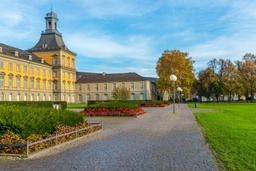
#> input picture Sheet01/bonn.jpg, 256 x 171 px, shrunk from 758 x 506 before the run; the run also reads 1 picture not shown here
$ python q2_solution.py
#> lines starting #> are read from the running program, lines starting #| are printed output that depends on the picture
import cv2
import numpy as np
import time
import matplotlib.pyplot as plt
from skimage.metrics import peak_signal_noise_ratio

# ==============================================================================
# 0. Setup and Image Loading
# ==============================================================================
print("--- 0. Setup: Loading Images ---")

'''
Load the clean (bonn.jpg) and noisy (bonn_noisy.jpg) images.
Convert them to grayscale, normalize to [0,1], and compute baseline PSNR.
'''

# --- Load Images ---
original_img_color = cv2.imread("bonn.jpg")                              # Load original
#> original_img_color is the input picture: shape (171, 256, 3); mean B, G, R 130.5, 143, 125.4
original_img_gray = cv2.cvtColor(original_img_color, cv2.COLOR_BGR2GRAY)  # Convert to gray
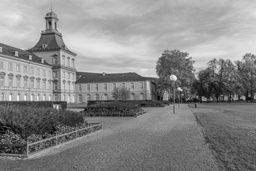
#> original_img_gray: shape (171, 256); min 3, max 252, mean 136.3

noisy_img_color = cv2.imread("bonn_noisy.jpg")                            # Load noisy
noisy_img = cv2.cvtColor(noisy_img_color, cv2.COLOR_BGR2GRAY)             # Convert to gray
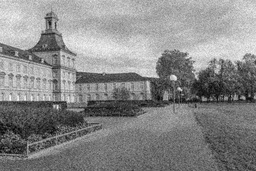
#> noisy_img: shape (171, 256); min 0, max 255, mean 135.8

# Normalize to float range [0,1]
original_img_float_01 = original_img_gray.astype(np.float32) / 255.0
noisy_img_float_01 = noisy_img.astype(np.float32) / 255.0

# --- Compute PSNR of noisy image ---
psnr_noisy = peak_signal_noise_ratio(original_img_gray, noisy_img, data_range=255)
#> psnr_noisy = 28.8
print(f"PSNR of noisy image: {psnr_noisy:.2f} dB")
#| PSNR of noisy image: 28.80 dB

# Display Original vs Noisy
plt.figure(figsize=(10, 4))
plt.subplot(1, 2, 1)
plt.imshow(original_img_gray, cmap="gray")
plt.title("Original Image")
plt.axis("off")

plt.subplot(1, 2, 2)
plt.imshow(noisy_img, cmap="gray")
plt.title("Noisy Image")
plt.axis("off")
plt.show()
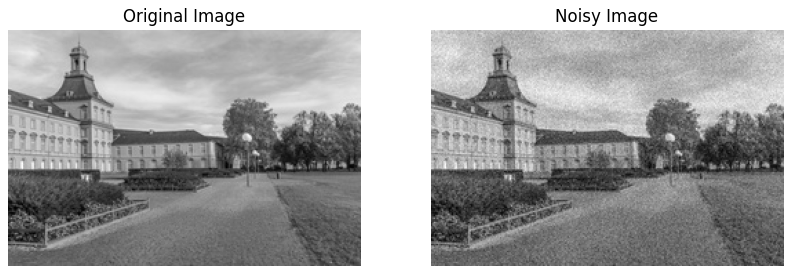
#> figure drawn by matplotlib, 2 panels

# ==============================================================================
# Custom Filter Definitions (for parts a, b, c)
# ==============================================================================

def custom_gaussian_filter(image, kernel_size, sigma):
    """
    Custom Gaussian Filter
    Creates a Gaussian kernel manually and performs convolution pixel by pixel.
    """
    k = kernel_size // 2

    # Step 1: Create Gaussian kernel
    ax = np.arange(-k, k + 1)
    xx, yy = np.meshgrid(ax, ax)
    kernel = np.exp(-(xx**2 + yy**2) / (2 * sigma**2))
    kernel /= np.sum(kernel)  # Normalize so sum = 1

    # Step 2: Reflect padding for border handling
    padded = np.pad(image, k, mode="reflect")
    filtered = np.zeros_like(image)

    # Step 3: Manual convolution
    for i in range(image.shape[0]):
        for j in range(image.shape[1]):
            region = padded[i:i + kernel_size, j:j + kernel_size]
            filtered[i, j] = np.sum(region * kernel)
    return filtered


def custom_median_filter(image, kernel_size):
    """
    Custom Median Filter
    Replaces each pixel with the median of its neighborhood.
    """
    k = kernel_size // 2
    padded = np.pad(image, k, mode="reflect")
    filtered = np.zeros_like(image)

    for i in range(image.shape[0]):
        for j in range(image.shape[1]):
            region = padded[i:i + kernel_size, j:j + kernel_size]
            filtered[i, j] = np.median(region)
    return filtered


def custom_bilateral_filter(image, d, sigma_color, sigma_space):
    """
    Custom Bilateral Filter
    Edge-preserving filter using spatial + intensity weighting.
    """
    pad = d // 2
    padded = np.pad(image, pad, mode="reflect")
    filtered = np.zeros_like(image)

    # Precompute spatial Gaussian for distance
    x, y = np.mgrid[-pad:pad + 1, -pad:pad + 1]
    spatial = np.exp(-(x**2 + y**2) / (2 * sigma_space**2))

    for i in range(image.shape[0]):
        for j in range(image.shape[1]):
            region = padded[i:i + d, j:j + d]
            center_val = padded[i + pad, j + pad]
            intensity = np.exp(-((region - center_val) ** 2) / (2 * sigma_color**2))
            weights = spatial * intensity
            weights /= np.sum(weights)
            filtered[i, j] = np.sum(region * weights)
    return filtered


# ==============================================================================
# 1. Filter Application (Parts a, b, c)
# ==============================================================================
print("\n--- 1. Filter Application (Parts a, b, c) ---")

# Default parameters
K_DEFAULT = 7
S_DEFAULT = 2.0
D_DEFAULT = 9
SC_DEFAULT = 75
SS_DEFAULT = 75

# -------------------------- a) Gaussian Filter --------------------------
print("a) Applying Gaussian Filter...")

# OpenCV Gaussian filter
denoised_gaussian_cv2 = cv2.GaussianBlur(noisy_img_float_01, (K_DEFAULT, K_DEFAULT), S_DEFAULT)
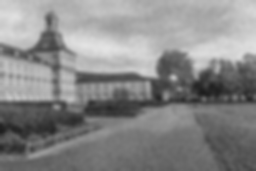
#> denoised_gaussian_cv2: shape (171, 256) float32; min 0.115, max 0.895, mean 0.533
psnr_gaussian_cv2 = peak_signal_noise_ratio(original_img_float_01, denoised_gaussian_cv2, data_range=1)
#> psnr_gaussian_cv2 = 25.61

# Custom Gaussian
denoised_gaussian_custom = custom_gaussian_filter(noisy_img_float_01, K_DEFAULT, S_DEFAULT)
#> in custom_gaussian_filter, `padded = np.pad(image, k, mode="reflect")`:
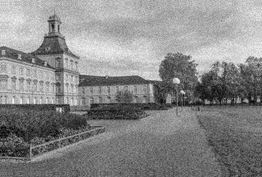
#> padded: shape (177, 262) float32; min 0, max 1, mean 0.533
psnr_gaussian_custom = peak_signal_noise_ratio(original_img_float_01, denoised_gaussian_custom, data_range=1)
#> psnr_gaussian_custom = 25.61

print(f"PSNR Gaussian (cv2): {psnr_gaussian_cv2:.2f} dB")
#| PSNR Gaussian (cv2): 25.61 dB
print(f"PSNR Gaussian (custom): {psnr_gaussian_custom:.2f} dB")
#| PSNR Gaussian (custom): 25.61 dB

# Visualization
plt.figure(figsize=(12, 4))
plt.subplot(1, 3, 1); plt.imshow(noisy_img_float_01, cmap='gray'); plt.title("Noisy"); plt.axis("off")
plt.subplot(1, 3, 2); plt.imshow(denoised_gaussian_cv2, cmap='gray'); plt.title("Gaussian (cv2)"); plt.axis("off")
plt.subplot(1, 3, 3); plt.imshow(denoised_gaussian_custom, cmap='gray'); plt.title("Gaussian (Custom)"); plt.axis("off")
plt.show()

# -------------------------- b) Median Filter --------------------------
print("\nb) Applying Median Filter...")

# OpenCV Median filter
denoised_median_cv2 = cv2.medianBlur((noisy_img_float_01 * 255).astype(np.uint8), K_DEFAULT)
denoised_median_cv2 = denoised_median_cv2.astype(np.float32) / 255.0
psnr_median_cv2 = peak_signal_noise_ratio(original_img_float_01, denoised_median_cv2, data_range=1)
#> psnr_median_cv2 = 25.02

# Custom Median
denoised_median_custom = custom_median_filter(noisy_img_float_01, K_DEFAULT)
psnr_median_custom = peak_signal_noise_ratio(original_img_float_01, denoised_median_custom, data_range=1)
#> psnr_median_custom = 24.99

print(f"PSNR Median (cv2): {psnr_median_cv2:.2f} dB")
#| PSNR Median (cv2): 25.02 dB
print(f"PSNR Median (custom): {psnr_median_custom:.2f} dB")
#| PSNR Median (custom): 24.99 dB

plt.figure(figsize=(12, 4))
plt.subplot(1, 3, 1); plt.imshow(noisy_img_float_01, cmap='gray'); plt.title("Noisy"); plt.axis("off")
plt.subplot(1, 3, 2); plt.imshow(denoised_median_cv2, cmap='gray'); plt.title("Median (cv2)"); plt.axis("off")
plt.subplot(1, 3, 3); plt.imshow(denoised_median_custom, cmap='gray'); plt.title("Median (Custom)"); plt.axis("off")
plt.show()

# -------------------------- c) Bilateral Filter --------------------------
print("\nc) Applying Bilateral Filter...")

# OpenCV Bilateral
denoised_bilateral_cv2 = cv2.bilateralFilter(noisy_img_float_01, D_DEFAULT, SC_DEFAULT / 255.0, SS_DEFAULT)
psnr_bilateral_cv2 = peak_signal_noise_ratio(original_img_float_01, denoised_bilateral_cv2, data_range=1)
#> psnr_bilateral_cv2 = 26.31

# Custom Bilateral (slower)
denoised_bilateral_custom = custom_bilateral_filter(noisy_img_float_01, 7, 0.1, 3)
psnr_bilateral_custom = peak_signal_noise_ratio(original_img_float_01, denoised_bilateral_custom, data_range=1)
#> psnr_bilateral_custom = 30.78

print(f"PSNR Bilateral (cv2): {psnr_bilateral_cv2:.2f} dB")
#| PSNR Bilateral (cv2): 26.31 dB
print(f"PSNR Bilateral (custom): {psnr_bilateral_custom:.2f} dB")
#| PSNR Bilateral (custom): 30.78 dB

plt.figure(figsize=(12, 4))
plt.subplot(1, 3, 1); plt.imshow(noisy_img_float_01, cmap='gray'); plt.title("Noisy"); plt.axis("off")
plt.subplot(1, 3, 2); plt.imshow(denoised_bilateral_cv2, cmap='gray'); plt.title("Bilateral (cv2)"); plt.axis("off")
plt.subplot(1, 3, 3); plt.imshow(denoised_bilateral_custom, cmap='gray'); plt.title("Bilateral (Custom)"); plt.axis("off")
plt.show()

# ==============================================================================
# 2. Performance Comparison (Part d)
# ==============================================================================
print("\n--- d) Performance Comparison ---")

# Collect PSNR values
psnr_results = {
    "Gaussian": psnr_gaussian_cv2,
    "Median": psnr_median_cv2,
    "Bilateral": psnr_bilateral_cv2
}
#> psnr_results = {'Gaussian': 25.61, 'Median': 25.02, 'Bilateral': 26.31}

best_filter = max(psnr_results, key=psnr_results.get)
#> best_filter = 'Bilateral'
print("\nPSNR Results:")
for k, v in psnr_results.items():
    print(f"{k:10s}: {v:.2f} dB")
#> this loop made 3 passes
#> (k, v) on passes 1 to 3: ('Gaussian', 25.61), ('Median', 25.02), ('Bilateral', 26.31)
#| Gaussian  : 25.61 dB
#| Median    : 25.02 dB
#| Bilateral : 26.31 dB
print(f"\nBest performing filter: {best_filter}")
#| Best performing filter: Bilateral

# Display side-by-side comparison
plt.figure(figsize=(12, 4))
plt.subplot(1, 3, 1); plt.imshow(denoised_gaussian_cv2, cmap='gray'); plt.title("Gaussian"); plt.axis("off")
plt.subplot(1, 3, 2); plt.imshow(denoised_median_cv2, cmap='gray'); plt.title("Median"); plt.axis("off")
plt.subplot(1, 3, 3); plt.imshow(denoised_bilateral_cv2, cmap='gray'); plt.title("Bilateral"); plt.axis("off")
plt.show()

# ==============================================================================
# 3. Parameter Optimization (Part e)
# ==============================================================================
print("\n--- e) Parameter Optimization ---")

def run_optimization(original_img, noisy_img):
    """
    Simple brute-force search for best PSNR by varying filter parameters.
    """
    best = {}

    # Gaussian
    best_psnr, best_k, best_sigma = 0, None, None
    for k in [3, 5, 7, 9]:
        for sigma in [0.5, 1, 1.5, 2]:
            out = cv2.GaussianBlur(noisy_img, (k, k), sigma)
            p = peak_signal_noise_ratio(original_img, out, data_range=1)
            if p > best_psnr:
                best_psnr, best_k, best_sigma = p, k, sigma
    best["Gaussian"] = (best_psnr, best_k, best_sigma)

    # Median
    best_psnr, best_k = 0, None
    for k in [3, 5, 7, 9]:
        out = cv2.medianBlur((noisy_img * 255).astype(np.uint8), k)
        out = out.astype(np.float32) / 255.0
        p = peak_signal_noise_ratio(original_img, out, data_range=1)
        if p > best_psnr:
            best_psnr, best_k = p, k
    best["Median"] = (best_psnr, best_k)

    # Bilateral
    best_psnr, best_d, best_sc, best_ss = 0, None, None, None
    for d in [5, 9]:
        for sc in [25, 50, 75]:
            for ss in [25, 50, 75]:
                out = cv2.bilateralFilter(noisy_img, d, sc / 255.0, ss)
                p = peak_signal_noise_ratio(original_img, out, data_range=1)
                if p > best_psnr:
                    best_psnr, best_d, best_sc, best_ss = p, d, sc, ss
    best["Bilateral"] = (best_psnr, best_d, best_sc, best_ss)

    return best

# Run optimization
opt_results = run_optimization(original_img_float_01, noisy_img_float_01)
#> after the loop in run_optimization, `for k in [3, 5, 7, 9]:`: best_k = 5; best_psnr = 30.92; best_sigma = 0.5
#> the loop in run_optimization, `for k in [3, 5, 7, 9]:` made 4 passes
#> (p, best_psnr, best_k) on pass 1: (28.27, 28.27, 3)
#> p on passes 2 to 4: 26.18, 25.02, 24.25
#> pass 1, in run_optimization, `out = cv2.medianBlur((noisy_img * 255).astype(np.uint8), k)`:
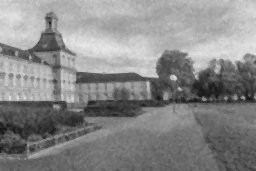
#> out: shape (171, 256); min 21, max 232, mean 135.9
#> after the loop in run_optimization, `for k in [3, 5, 7, 9]:`: best_k = 3; best_psnr = 28.27
#> after the loop in run_optimization, `for d in [5, 9]:`: best_d = 5; best_psnr = 31.52; best_sc = 25
#> opt_results = {'Gaussian': (30.92, 5, 0.5), 'Median': (28.27, 3), 'Bilateral': (31.52, 5, 25, 25)}

print("\nOptimal Parameters and PSNR:")
for k, v in opt_results.items():
    print(f"{k:10s} -> PSNR: {v[0]:.2f} | Params: {v[1:]}")
#> this loop made 3 passes
#| Gaussian   -> PSNR: 30.92 | Params: (5, 0.5)
#| Median     -> PSNR: 28.27 | Params: (3,)
#| Bilateral  -> PSNR: 31.52 | Params: (5, 25, 25)

# Apply optimal filters
opt_g = cv2.GaussianBlur(noisy_img_float_01, (opt_results["Gaussian"][1], opt_results["Gaussian"][1]), opt_results["Gaussian"][2])
opt_m = cv2.medianBlur((noisy_img_float_01 * 255).astype(np.uint8), opt_results["Median"][1]).astype(np.float32) / 255.0
opt_b = cv2.bilateralFilter(noisy_img_float_01, opt_results["Bilateral"][1], opt_results["Bilateral"][2] / 255.0, opt_results["Bilateral"][3])

# Display optimized outputs
plt.figure(figsize=(12, 6))
titles = ["Noisy", "Gaussian Opt", "Median Opt", "Bilateral Opt"]
images = [noisy_img_float_01, opt_g, opt_m, opt_b]
for i in range(4):
    plt.subplot(2, 2, i + 1)
    plt.imshow(images[i], cmap='gray')
    plt.title(titles[i])
    plt.axis("off")
plt.show()
